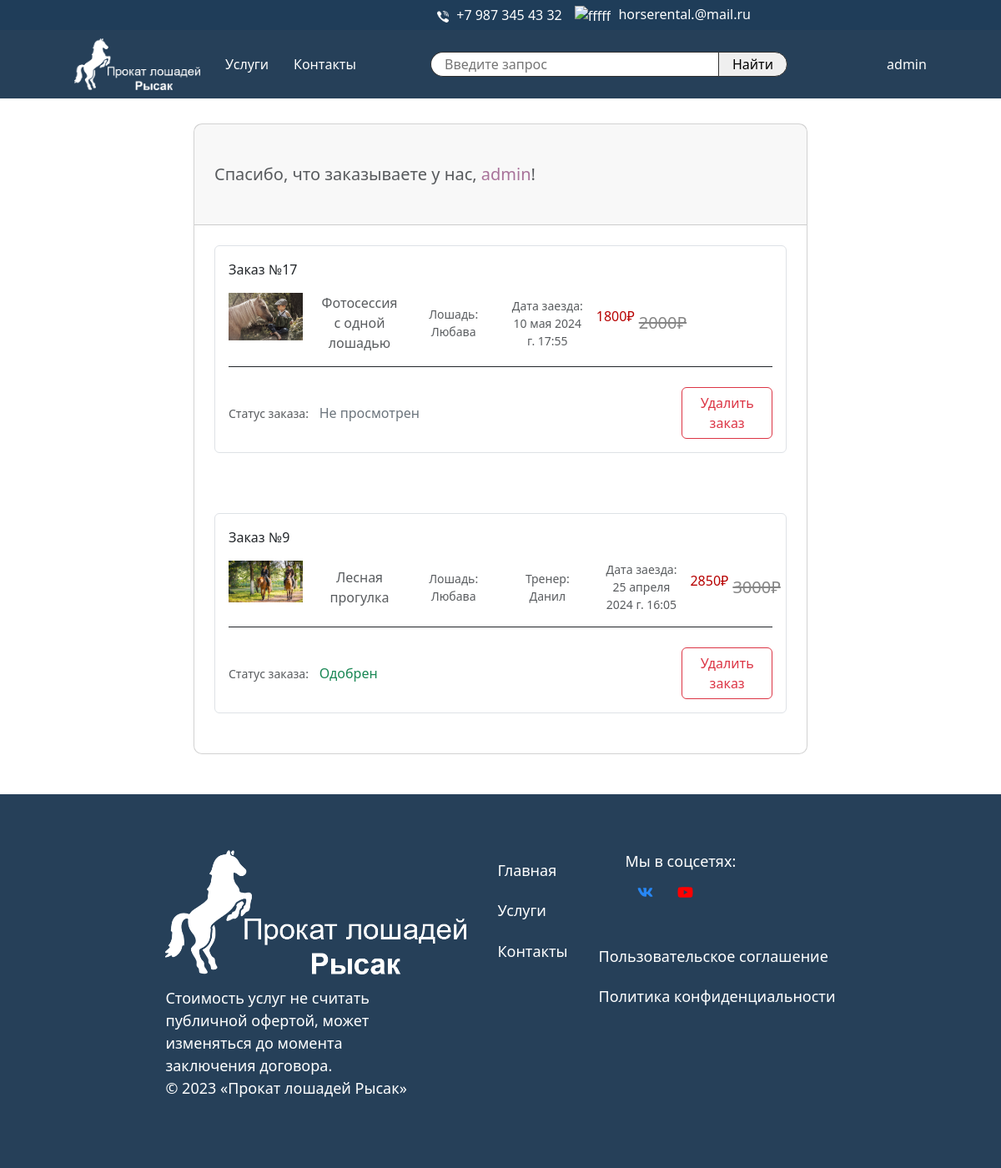
Before: /auth/my_orders/admin/ with the older database file.
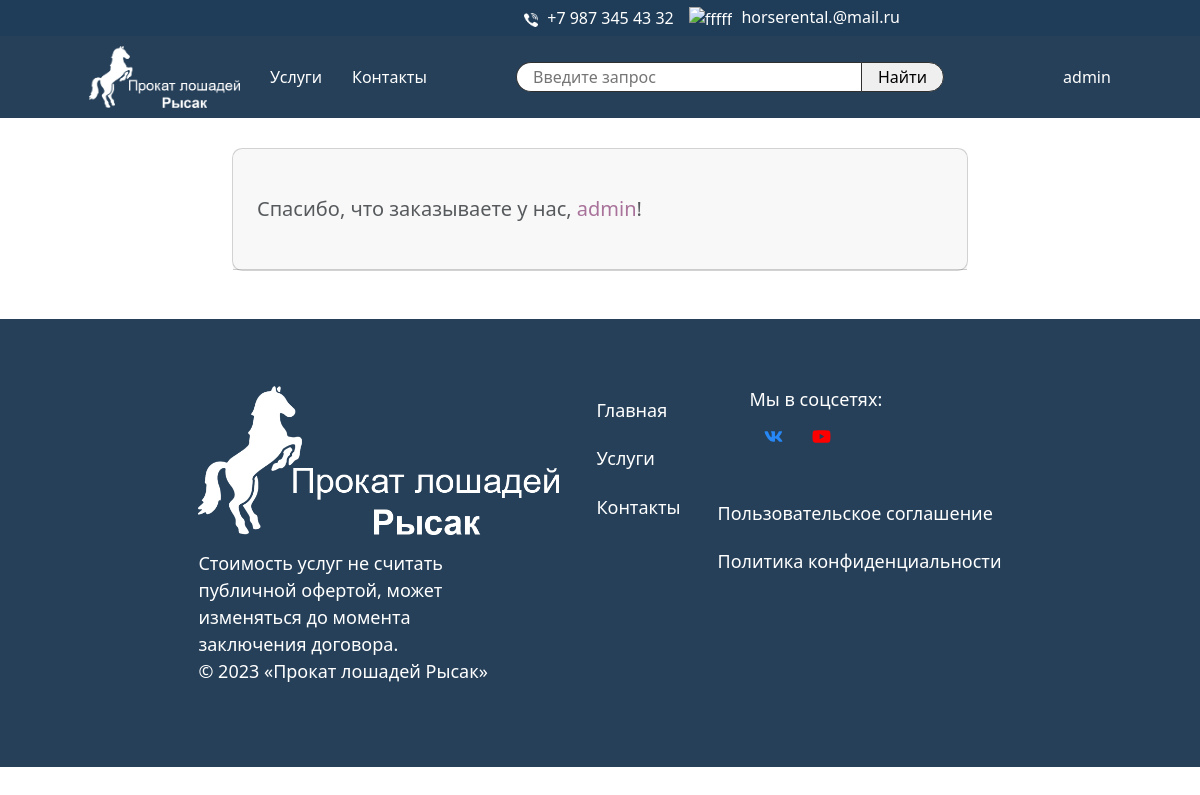
After: the same page with the newer database file.
### horse/models.py (models this page shows, shortened)
class Order(models.Model):
    class Status(models.TextChoices):
        new = 'new', 'Не просмотрен'
        access = 'access', 'Одобрен'
        danger = 'danger', 'Отказан'
    services = models.ForeignKey(Services, on_delete=models.CASCADE, blank=False, null=False, verbose_name='Услуга')
    user = models.ForeignKey(User, on_delete=models.CASCADE, verbose_name='Пользователь')
    date_start = models.DateTimeField(auto_now_add=False, verbose_name='Дата заезда')
    date_of_create = models.DateTimeField(auto_now=True, verbose_name='Дата заказа')
    trainer = models.ForeignKey(Trainer, on_delete=models.SET_NULL, blank=True, null=True, verbose_name='Тренер')
    horse = models.ForeignKey(Horse, on_delete=models.SET_NULL, blank=True, null=True, verbose_name='Лошадь')
    status = models.CharField(max_length=20, choices=Status.choices, default=Status.new, verbose_name='Статус заказа')
    class Meta:
        ordering = ('-date_of_create',)
        verbose_name = 'Заказ'
        verbose_name_plural = 'Заказы'
    def __str__(self):
        return f'Заказ №{self.id}'

class Services(models.Model):
    service_name = models.CharField(max_length=30, verbose_name='Наименование')
    service_img = models.ImageField(upload_to='%Y/%m/%d/', verbose_name='Фото')
    service_sell = models.IntegerField(verbose_name='Цена')
    sale = models.IntegerField('Скидка в процентах', null=True, default=0)
    horse = models.ManyToManyField(Horse, verbose_name='Порода', blank=True, symmetrical=False)
    trainer = models.ManyToManyField(Trainer, verbose_name='Тренер', blank=True, symmetrical=True)
    training = models.ForeignKey(Training, on_delete=models.CASCADE, verbose_name='Тренировки')
    route = models.ForeignKey(Route, on_delete=models.CASCADE, verbose_name='Описание')
    class Meta:
        ordering = ('service_name',)
        verbose_name = 'Услуга'
        verbose_name_plural = 'Услуги'
    @property
    def sell(self):
        return int(self.service_sell * (100 - self.sale) / 100)

class Horse(models.Model):
    horse_name = models.CharField(max_length=30, verbose_name='Имя')
    horse_img = models.ImageField(upload_to='%Y/%m/%d/', verbose_name='Фото')
    breed = models.CharField(max_length=30, verbose_name='Порода')
    status = models.CharField(max_length=50, verbose_name='Статус')
    birthday = models.DateField(auto_now_add=False, verbose_name='День рождения')
    trainer = models.ManyToManyField(Trainer, verbose_name='Тренер')
    class Meta:
        ordering = ('horse_name',)
        verbose_name = 'Лошадь'
        verbose_name_plural = 'Лошади'
    def __str__(self):
        return self.horse_name

class Trainer(models.Model):
    name = models.CharField(max_length=30, verbose_name='Имя')
    image = models.ImageField(upload_to='%Y/%m/%d/', verbose_name='Фото')
    sername = models.CharField(max_length=30, verbose_name='Фамилия')
    lastname = models.CharField(max_length=30, verbose_name='Отчество', blank=True)
    date_of_employment = models.DateField(auto_now_add=False, verbose_name='Дата устройства')
    types_training_name = models.ForeignKey(Types_of_training, on_delete=models.CASCADE, verbose_name='Виды тренировок')
    class Meta:
        ordering = ('name',)
        verbose_name = 'Тренер'
        verbose_name_plural = 'Тренера'
    def __str__(self):
        return self.name

### horse_reg/views.py (the view)
# urls.py: path('my_orders/<str:username>/', views.my_orders, name='my_orders'),
def my_orders(request, username):
    user = get_object_or_404(User, username=username)
    order = Order.objects.filter(user=user)
    return render(request, 'horse_reg/my_orders.html', {'user': user, 'order': order})

### horse_reg/templates/horse_reg/my_orders.html (shortened to what the changed rows need)
{% extends 'layout.html' %}
{% load static %}
{% load thumbnail %}
{% block content %}
    <section style="margin-top: 100px;" class="h-100 gradient-custom">
        <div class="container py-5 h-100">
            <div class="row d-flex justify-content-center align-items-center h-100">
                <div class="col-lg-10 col-xl-8">
                    <div class="card" style="border-radius: 10px;">
                        {% for item in order %}
                            <div class="card-body p-4">
                                <div class="card shadow-0 border mb-4">
                                    <div class="card-body">
                                        <p>{{ item }}</p>
                                        <div class="row">
                                            <div class="col-md-2">
                                                <img src="{{ item.services.service_img.url }}"
                                                     class="img-fluid" alt="Phone">
                                            </div>
                                            <div class="col-md-2 text-center d-flex justify-content-center align-items-center">
                                                <p class="text-muted mb-0">{{ item.services.service_name }}</p>
                                            </div>
                                            <div class="col-md-2 text-center d-flex justify-content-center align-items-center">
                                                <p class="text-muted mb-0 small">Лошадь: {{ item.horse }}</p>
                                            </div>
                                            {% if item.trainer != null %}
                                                <div class="col-md-2 text-center d-flex justify-content-center align-items-center">
                                                    <p class="text-muted mb-0 small">Тренер: {{ item.trainer }}</p>
                                                </div>
                                            {% endif %}
                                            <div class="col-md-2 text-center d-flex justify-content-center align-items-center">
                                                <p class="text-muted mb-0 small">Дата заезда: {{ item.date_start }}</p>
                                            </div>
                                            <div class="col-md-2 text-center d-flex justify-content-center align-items-center">
                                                <p class="text-muted mb-0 small">
                                                    {% if item.services.sale %}
                                                        <p style="color: #b70000">{{ item.services.sell }}₽</p>
                                                        <span style="font-size: 20px; color: #868686; padding-left: 5px; text-decoration: line-through;"> {{ item.services.service_sell }}₽ </span>
                                                    {% else %}
                                                        <p style="color: #b70000">{{ item.services.service_sell }}₽</p>
                                                    {% endif %}
                                                </p>
                                            </div>
                                        </div>
                                        <hr class="mb-4" style="background-color: #e0e0e0; opacity: 1;">
                                        <div class="d-flex align-items-center">
                                            <div class="col-md-2">
                                                <p class="text-muted mb-0 small">Статус заказа: </p>
                                            </div>
                                            <div class="col-md d-flex">
                                                {% if item.status == 'new' %}
                                                    <p class="text-secondary mb-0">{{ item.get_status_display }}</p>
                                                {% elif item.status == 'access' %}
                                                    <p class="text-success mb-0">{{ item.get_status_display }}</p>
                                                {% else %}
                                                    <p class="text-danger mb-0">{{ item.get_status_display }}</p>
                                                {% endif %}
                                            </div>
                                            <div class="col-md-2">
                                                <a class="btn btn-outline-danger"
                                                   href="{% url 'reg:delete_my_orders' item.id %}">Удалить заказ</a>
                                            </div>
                                        </div>
                                    </div>
                                </div>
                            </div>
                        {% endfor %}
                    </div>
                </div>
            </div>
    </section>
{% endblock %}

Changed rows visible on the page:
removed Order: id "Заказ №17", services.service_img (picture), services.service_name "Фотосессия с одной лошадью", horse "Любава", date_start "10 мая 2024 г. 17:55", services.sell "1800", services.service_sell "2000", status "Не просмотрен"
removed Order: id "Заказ №9", services.service_img (picture), services.service_name "Лесная прогулка", horse "Любава", trainer "Данил", date_start "25 апреля 2024 г. 16:05", services.sell "2850", services.service_sell "3000", status "Одобрен"
